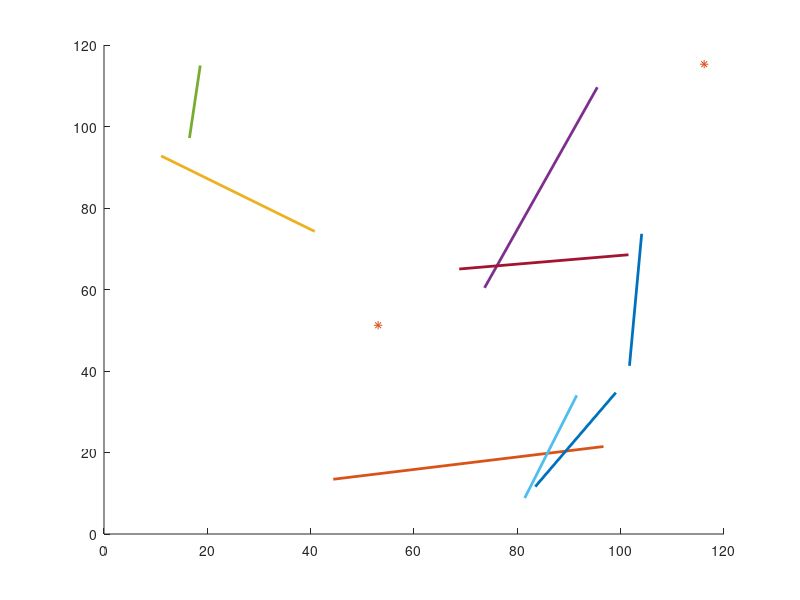

Source code (MATLAB):
function [ wall_map, robot_start, target_pos] = generateEnvironment( )
%GENERATEMAP Summary of this function goes here
%   Detailed explanation goes here

    MAX_WALL_LEN        = 60;
    MIN_WALL_LEN        = 10;
    NUM_WALLS           = 8;
    NUM_WALL_POINTS     = 2;
    MAP_SIZE            = 120;
    MIN_TARGET_SEP      = 80;
    WALL_EDGE_PAD       = 5;
    
    % Initialize outputs
    wall_map = zeros( NUM_WALLS, (NUM_WALL_POINTS * 2) );
    robot_start = zeros(1, 3);
    target_pos = zeros(1, 2);
    
    robot_start(1:2) = MAP_SIZE * rand(1,2);
    robot_start(3) = 360 * rand();
    
    % Generate random target position until minimum seperation is met
    rt_seperation =0;
    while( rt_seperation < MIN_TARGET_SEP )
        target_pos(:) = MAP_SIZE * rand(1,2);
        dx = target_pos(1) - robot_start(1);
        dy = target_pos(2) - robot_start(2);
        rt_seperation = sqrt( dx^2 + dy^2 );
    end
    
 
    %%%%%%%%%%%%%%%%%%%%%%%%%%%%%%%%%%%%%%%%%%%%%%%%%%%%%%%%%%%%%%%%%
    % Random generation of obstacle walls is vectorized for efficiency,
    % which makes it harder to follow logically.
    % 
    % Randomly generates sets of walls, until a set does not have any walls
    % which are outside the boundaries of the map. (Inefficient, but easy)
    %%%%%%%%%%%%%%%%%%%%%%%%%%%%%%%%%%%%%%%%%%%%%%%%%%%%%%%%%%%%%%%%%%
    passed_check = 0;
    while( ~(passed_check) )
        wallLen     = (MAX_WALL_LEN - MIN_WALL_LEN) * rand(1, NUM_WALLS) + MIN_WALL_LEN;
        wallAngles  = 360 * rand(1, NUM_WALLS);
        wallOrigin  = ((MAP_SIZE - 2*WALL_EDGE_PAD) * rand(2, NUM_WALLS)) + WALL_EDGE_PAD;

        wallXSteps = ((1/(NUM_WALL_POINTS-1)) * wallLen(1,:) .* cos(wallAngles(1,:)))' * (0:(NUM_WALL_POINTS-1));
        wallYSteps = ((1/(NUM_WALL_POINTS-1)) * wallLen(1,:) .* sin(wallAngles(1,:)))' * (0:(NUM_WALL_POINTS-1));

        wallXCoords = repmat(wallOrigin(1,:)', 1, NUM_WALL_POINTS) + wallXSteps;
        wallYCoords = repmat(wallOrigin(2,:)', 1, NUM_WALL_POINTS) + wallYSteps;

        wallXCoords = reshape( wallXCoords', [1 NUM_WALL_POINTS NUM_WALLS] );
        wallYCoords = reshape( wallYCoords', [1 NUM_WALL_POINTS NUM_WALLS] );

        Walls = zeros(2, NUM_WALL_POINTS, NUM_WALLS);
        Walls(1,:,:) = wallXCoords;
        Walls(2,:,:) = wallYCoords;
        
        passed_check = 1;
        for i = 1:NUM_WALLS
           if( (Walls(1,2,i) < WALL_EDGE_PAD) || (Walls(1,2,i) > (MAP_SIZE - WALL_EDGE_PAD)) )
                passed_check = 0;
                break;
           end
           if( (Walls(2,2,i) < WALL_EDGE_PAD) || (Walls(2,2,i) > (MAP_SIZE - WALL_EDGE_PAD)) )
                passed_check = 0;
                break;
           end
        end
    end
    %%%%%%%%%%%%%%%%%%%%%%%%%%%%%%%%%%%%%%%%%%%%%%%%%%%%%%%%%%%%
    % Walls(x,y,z) is addressed:    
    %   x = x-coord (1) or y-coord (2)
    %   y = Point along wall ( 1 to NUM_WALL_POINTS )
    %   x = Wall Number ( 1 to NUM_WALLS )
    %%%%%%%%%%%%%%%%%%%%%%%%%%%%%%%%%%%%%%%%%%%%%%%%%%%%%%%%%%%%%%%%%%%
    
    % wall_map is NUM_WALLS x 4 array.
    % Each row contains start and end point for a single wall
    for i = 1:NUM_WALLS
        wall_map(i,1) = Walls(1,1,i);
        wall_map(i,2) = Walls(2,1,i);
        wall_map(i,3) = Walls(1,2,i);
        wall_map(i,4) = Walls(2,2,i);
    end
   
    % Plotting left in for easy visualization during development
    figure;
    xlim([0, MAP_SIZE]);
    ylim([0, MAP_SIZE]);
    hold on
    for i=1:NUM_WALLS
       plot([wall_map(i,1), wall_map(i,3)], [wall_map(i,2), wall_map(i,4)], 'linewidth', 2);
    end
    plot([robot_start(1), target_pos(1)], [robot_start(2), target_pos(2)], '*');
end

